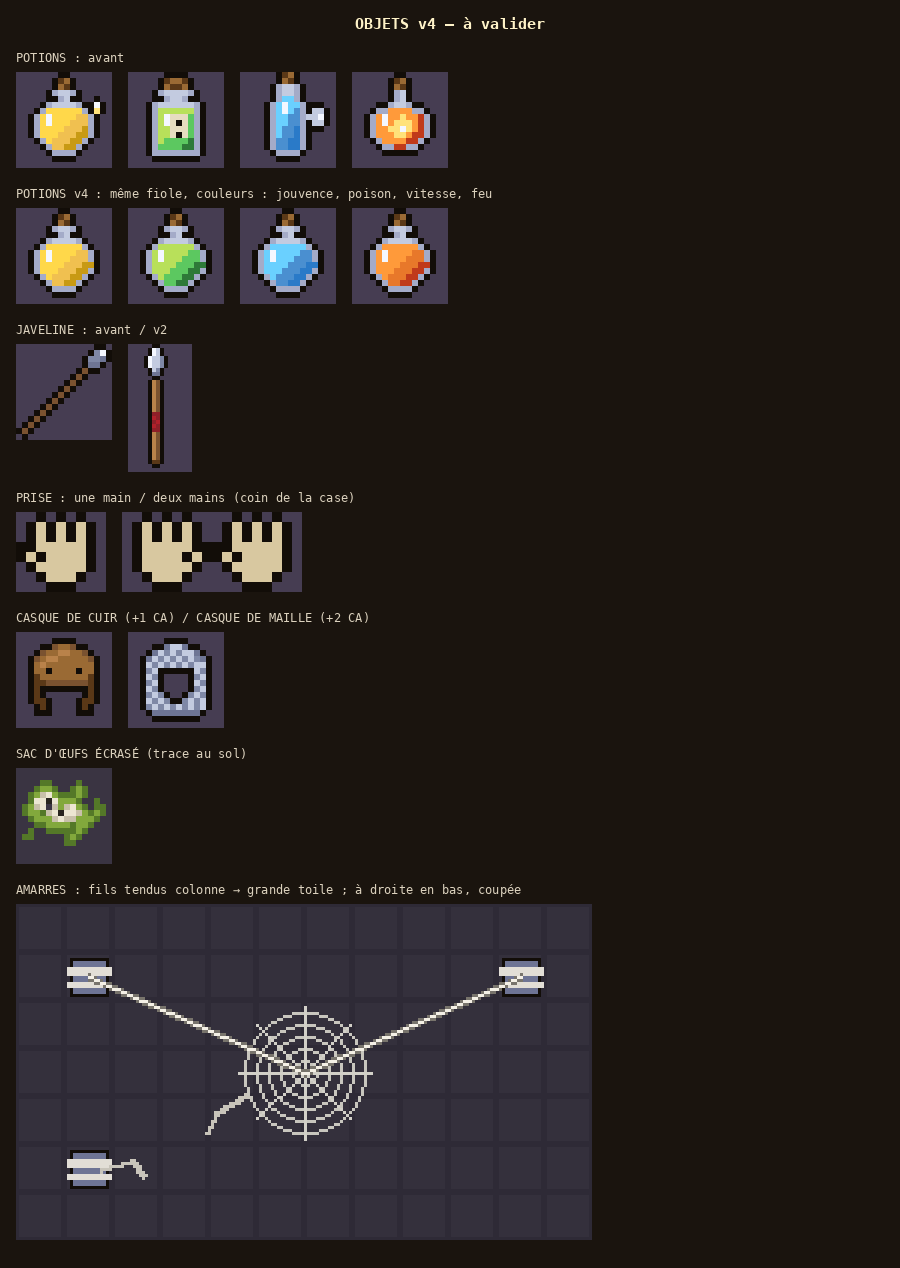

This chart was generated by the following Python code:
"""Objets v4 (Thomas, 2026-11-11) : à valider avant d'entrer en jeu.
- POTIONS : une seule fiole pour toutes (la ronde), seule la couleur change ;
- JAVELINE v2 : droite, nette, sans escalier de pixels (16 × 32, comme les autres armes longues) ;
- PICTOS « une main » / « deux mains », dans le coin des armes ;
- CASQUE DE CUIR (+1 CA) et CASQUE DE MAILLE (+2 CA, proposé) ;
- SAC D'ŒUFS ÉCRASÉ (trace au sol) ; AMARRES : fils tendus entre les colonnes et la grande toile.
Les icônes sont écrites en lignes de lettres avec la palette du jeu (`src/ui/icons.ts`), pour être recopiées telles quelles.
Écrit art/objets_v4.png. Lancer depuis la racine du dépôt.
"""
import os, re, sys
sys.path.insert(0, os.path.dirname(os.path.abspath(__file__)))
from PIL import Image, ImageDraw
from pix import font

SRC = open(os.path.join(os.path.dirname(__file__), "..", "src", "ui", "icons.ts")).read()
line = SRC[SRC.index("export const PALETTE"):]
line = line[:line.index("\n")]
PAL = {k: v for k, v in re.findall(r'"?([A-Za-z0-9])"?: "(#[0-9a-f]{6})"', line)}


def rows_of(name):
    i = SRC.index(f"  {name}: [")
    return re.findall(r'"([^"]+)"', SRC[i:SRC.index("],", i)])


def flask(liquid, light, dark):
    """La fiole ronde (celle de la jouvence) : bouchon, col, panse ronde ; `liquid`, `light`, `dark` = lettres de couleur."""
    t = [
        ".......KK.......",
        "......KbBK......",
        "......KBbK......",
        ".....KcSScK.....",
        ".....KKcSKK.....",
        "....KcSSSScK....",
        "...KcLLLLLLcK...",
        "..KcLWLLLLDDcK..",
        "..KcLWLLLDDDcK..",
        "..KcLLLLDDDddK..",
        "..KcLLLDDDddcK..",
        "...KcLDDDddcK...",
        "....KcDDddcK....",
        ".....KccccK.....",
        "......KKKK......",
        "................",
    ]
    return [r.replace("L", liquid).replace("D", light).replace("d", dark) for r in t]


POTIONS = {
    "potion_jouvence": flask("F", "G", "f"),
    "potion_poison": flask("A", "E", "e"),
    "potion_vitesse": flask("I", "U", "i"),
    "potion_feu": flask("X", "O", "x"),
}

JAVELINE = [
    "......KK........",
    ".....KWSK.......",
    ".....KWSK.......",
    "....KWSSDK......",
    "....KWSSDK......",
    "....KWSSDK......",
    ".....KSDK.......",
    ".....KCCK.......",
    "......KK........",
] + ["......KTtK......"[:16] if False else ".....KTtK......." for _ in range(8)] + [
    ".....KrrK.......",
    ".....K2rK.......",
    ".....Kr2K.......",
    ".....K2rK.......",
    ".....KrrK.......",
] + [".....KTtK......." for _ in range(7)] + [
    ".....KbbK.......",
    "......KK........",
    "................",
]
JAVELINE = JAVELINE[:32] + ["................"] * (32 - len(JAVELINE))

# Pictos de prise (8 × 8), posés dans le coin de la case de l'arme : un gantelet, ou deux.
PALM = [
    "..K.K.K..",
    ".KZKZKZK.",
    ".KZKZKZK.",
    "KKZZZZZK.",
    "KZKZZZZK.",
    ".KZZZZZK.",
    "..KZZZK..",
    "...KKK...",
]
ONE_HAND = PALM
TWO_HANDS = [a[::-1] + b for a, b in zip(PALM, PALM)]

CASQUE_CUIR = [
    "................",
    "......KKKK......",
    "....KKtBBtKK....",
    "...KtBBTTBBtK...",
    "..KtBTTBBBBBtK..",
    "..KBTBBBBBBBBK..",
    "..KBBKBBBBKBBK..",
    "..KbBBBBBBBBbK..",
    "..KbbtttttttbK..",
    "..KbKKKKKKKKbK..",
    "..KbK......KbK..",
    "..KbbK....KbbK..",
    "...KbK....KbK...",
    "...KKK....KKK...",
    "................",
    "................",
]

CASQUE_MAILLE = [
    "................",
    "......KKKK......",
    "....KKCSSCKK....",
    "...KCSDSDSSCK...",
    "..KCSDSDSDSDCK..",
    "..KSDSDSDSDSSK..",
    "..KDSKKKKKKSDK..",
    "..KSDK....KDSK..",
    "..KDSK....KSDK..",
    "..KSDK....KDSK..",
    "..KDSDK..KDSDK..",
    "..KSDSDKKDSDSK..",
    "..KDSDSDSDSDSK..",
    "...KCCCCCCCCK...",
    "....KKKKKKKK....",
    "................",
]


def render(rows, S=6, bg=(70, 61, 82)):
    w, h = len(rows[0]), len(rows)
    im = Image.new("RGB", (w * S, h * S), bg)
    d = ImageDraw.Draw(im)
    for y, r in enumerate(rows):
        for x, c in enumerate(r):
            if c != ".":
                d.rectangle([x * S, y * S, x * S + S - 1, y * S + S - 1], fill=PAL[c])
    return im


def egg_smash(S=6):
    """Sac d'œufs écrasé, plat (une case) : coquilles crevées, membrane affaissée, flaque verdâtre."""
    pal = {"g": (84, 120, 40), "G": (130, 168, 60), "s": (200, 192, 170), "S": (236, 230, 210), "k": (40, 36, 30)}
    rows = [
        "................",
        "................",
        "....gg....g.....",
        "...gGGg..gGg....",
        "..gGsSGgggGg....",
        "..gSSkSGGGg..g..",
        ".gGsS.sGsSGg.gg.",
        ".gGGgsSkSSsGgGg.",
        "..gGGGsSssGGGg..",
        "...ggGGGGgGGg...",
        "..g..gggggGg....",
        ".gg.....gGg.....",
        "........gg......",
        "................",
        "................",
        "................",
    ]
    im = Image.new("RGB", (16 * S, 16 * S), (58, 52, 66))
    d = ImageDraw.Draw(im)
    for y, r in enumerate(rows):
        for x, c in enumerate(r):
            if c != ".":
                d.rectangle([x * S, y * S, x * S + S - 1, y * S + S - 1], fill=pal[c])
    return im


def threads(S=3):
    """Maquette : deux colonnes, la grande toile, les amarres tendues (fil épais, plus clair au milieu) ; à droite, une
    amarre tranchée : le fil pend, effiloché."""
    T = 16
    W, H = 12 * T, 7 * T
    im = Image.new("RGB", (W, H), (52, 48, 60))
    d = ImageDraw.Draw(im)
    for y in range(0, H, T):
        for x in range(0, W, T):
            d.rectangle([x, y, x + T - 1, y + T - 1], outline=(46, 42, 54))
    hub = (6 * T, 3.5 * T)
    for r in range(4, 22, 4):
        d.ellipse([hub[0] - r, hub[1] - r, hub[0] + r, hub[1] + r], outline=(200, 198, 190))
    for a in range(8):
        import math
        d.line([hub, (hub[0] + 22 * math.cos(a * math.pi / 4), hub[1] + 22 * math.sin(a * math.pi / 4))], fill=(210, 208, 200))
    pillars = [(1.5 * T, 1.5 * T), (10.5 * T, 1.5 * T), (1.5 * T, 5.5 * T)]
    for (px, py) in pillars:
        d.rectangle([px - 6, py - 6, px + 6, py + 6], fill=(110, 116, 148), outline=(18, 13, 8))
        d.rectangle([px - 7, py - 3, px + 7, py - 1], fill=(226, 222, 214))
        d.rectangle([px - 7, py + 2, px + 7, py + 3], fill=(226, 222, 214))
    for (px, py) in pillars[:2]:
        d.line([(px, py), hub], fill=(120, 116, 108), width=3)
        d.line([(px, py), hub], fill=(244, 240, 230), width=1)
    # Amarre tranchée : un bout pend de la colonne, l'autre de la toile.
    px, py = pillars[2]
    d.line([(px + 4, py), (px + 14, py - 3), (px + 18, py + 2)], fill=(200, 196, 186), width=2)
    d.line([(hub[0] - 20, hub[1] + 8), (hub[0] - 30, hub[1] + 14), (hub[0] - 33, hub[1] + 20)], fill=(200, 196, 186), width=2)
    return im.resize((W * S, H * S), Image.NEAREST)


def sheet():
    items = []
    old = [render(rows_of(k)) for k in POTIONS]
    new = [render(v) for v in POTIONS.values()]
    items.append(("POTIONS : avant", old))
    items.append(("POTIONS v4 : même fiole, couleurs : jouvence, poison, vitesse, feu", new))
    items.append(("JAVELINE : avant / v2", [render(rows_of("javeline")), render(JAVELINE, 4)]))
    items.append(("PRISE : une main / deux mains (coin de la case)", [render(ONE_HAND, 10), render(TWO_HANDS, 10)]))
    items.append(("CASQUE DE CUIR (+1 CA) / CASQUE DE MAILLE (+2 CA)", [render(CASQUE_CUIR), render(CASQUE_MAILLE)]))
    items.append(("SAC D'ŒUFS ÉCRASÉ (trace au sol)", [egg_smash()]))
    items.append(("AMARRES : fils tendus colonne → grande toile ; à droite en bas, coupée", [threads()]))
    pad = 16
    rows_h = [max(i.height for i in ims) + 40 for _, ims in items]
    W = max(sum(i.width for i in ims) + pad * (len(ims) + 1) for _, ims in items)
    W = max(W, 900)
    H = 60 + sum(rows_h)
    out = Image.new("RGB", (W, H), (26, 20, 14))
    d = ImageDraw.Draw(out)
    d.text((W // 2, 24), "OBJETS v4 — à valider", fill=(255, 243, 200), font=font(15), anchor="mm")
    y = 50
    for (label, ims), h in zip(items, rows_h):
        d.text((pad, y), label, fill=(220, 210, 190), font=font(12, False))
        x = pad
        for im in ims:
            out.paste(im, (x, y + 22))
            x += im.width + pad
        y += h
    out.save("art/objets_v4.png")
    print("art/objets_v4.png", out.size)


if __name__ == "__main__":
    sheet()
